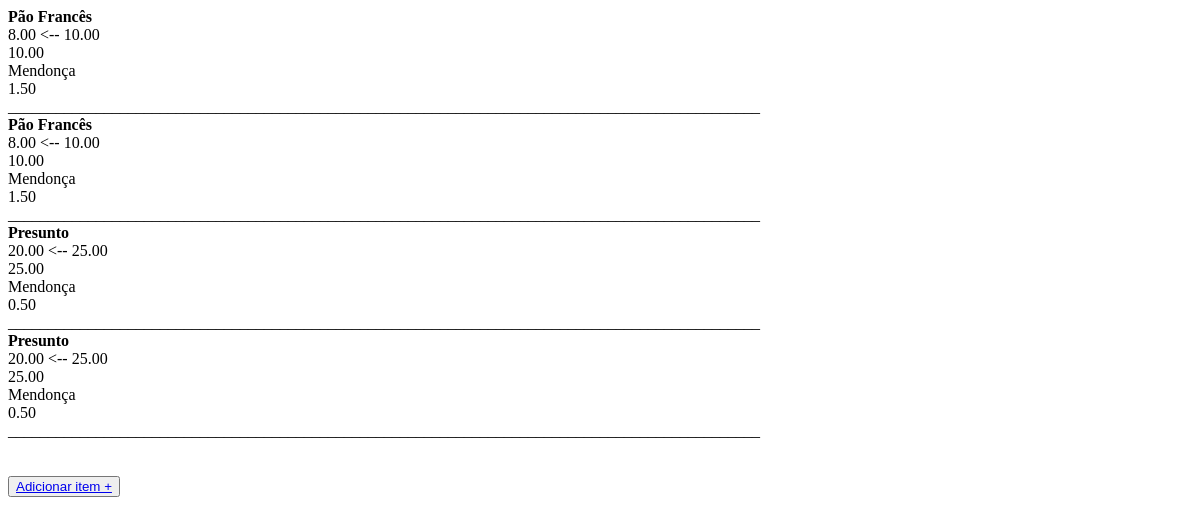
The page /lista-compras/ on the database as committed earlier.
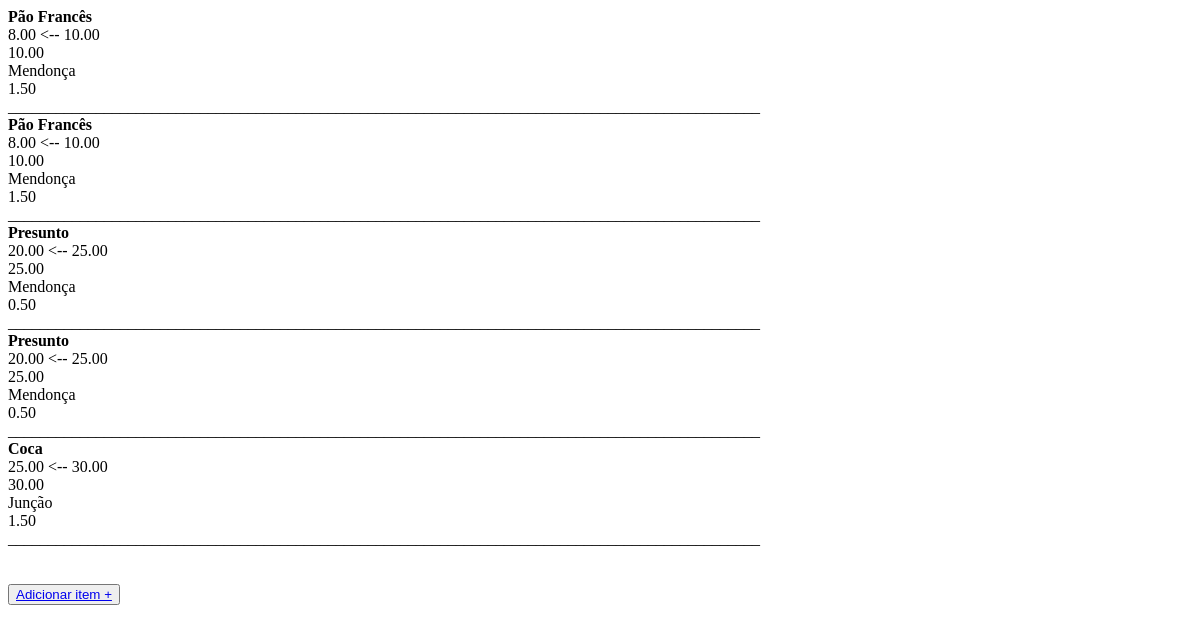
The same page on the database as committed later.
### core/models.py (models this page shows, shortened)
class ListaCompras(models.Model):
    id_promocao = models.ForeignKey(Promocao, on_delete=models.CASCADE, verbose_name='Promoção')
    quantidade = models.IntegerField(blank=True, null=True, verbose_name='Quantidade')
    class Meta:
        verbose_name_plural = 'lista compras'

class Promocao(models.Model):
    descricao = models.CharField(max_length=150, blank=True, null=True, verbose_name='Descricao')
    unidade = models.CharField(max_length=20, blank=True, null=True, verbose_name='Unidade')
    categoria = models.CharField(max_length=100,choices=CATEGORIAS_CHOICES, blank=True, null=True, verbose_name='Categoria')
    preco_normal = models.DecimalField(max_digits=10, decimal_places=2, verbose_name='Preço normal')
    preco_promocao = models.DecimalField(max_digits=10, decimal_places=2, verbose_name='Preço')
    data_inicio = models.DateField(auto_now=False, verbose_name='Inicio')
    data_fim = models.DateField(auto_now=False, verbose_name='Fim')
    distancia = models.DecimalField(max_digits=10, decimal_places=2, verbose_name='Distância')
    mercado = models.ForeignKey(Mercado, on_delete=models.CASCADE, verbose_name='Mercado')
    class Meta:
        verbose_name_plural = 'Promoções'

class Mercado(models.Model):
    razao_social = models.CharField(max_length=100, verbose_name='Razão Social')
    cnpj = models.CharField(max_length=20, verbose_name='CNPJ')
    endereco = models.OneToOneField(Endereco, blank=True, null=True, on_delete=models.CASCADE, verbose_name='Endereço')
    class Meta:
        verbose_name_plural = 'Mercado'

### core/views.py (the view)
# urls.py: path('lista-compras/', itens_lista_compras, name='url_lista_compras'),
def itens_lista_compras(request):
    itens = ListaCompras.objects.all()
    return render(request, 'core/lista_compras.html', {'itens': itens})

### core/templates/core/lista_compras.html (shortened to what this page needs)
<!DOCTYPE html>
<html lang="en">
<head>
</head>
<body>
{% for i in itens %}
    <b>{% if i.id_promocao.descricao %}{{ i.id_promocao.descricao }}{% endif %}</b><br>
    {% if i.id_promocao.preco_promocao %}{{ i.id_promocao.preco_promocao }}{% endif %} <--
    {% if i.id_promocao.preco_normal %}{{ i.id_promocao.preco_normal }}{% endif %}<br>
    {% if i.id_promocao.preco_normal %}{{ i.id_promocao.preco_normal }}{% endif %}<br>
    {% if i.id_promocao.mercado.razao_social %}{{ i.id_promocao.mercado.razao_social }}{% endif %}<br>
    {% if i.id_promocao.distancia %}{{ i.id_promocao.distancia }}{% endif %}<br>
    ______________________________________________________________________________________________<br>
{% endfor %}
<button><a href="/listagem-promocoes/">Adicionar item +</a></button>
</body>
</html>

Rows that differ between the two databases and show on the page:
added ListaCompras: id_promocao.descricao "Coca", id_promocao.preco_promocao "25.00", id_promocao.preco_normal "30.00", id_promocao.mercado.razao_social "Junção", id_promocao.distancia "1.50"
